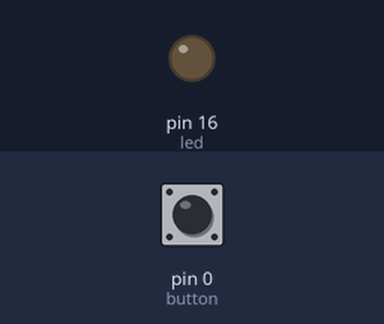
A sketch run on a simulated Arduino Uno, built with avr-gcc and run on an emulated ATmega328P. On the bench: output pins drawn as LEDs (lit = HIGH). Inputs (shaded band) come from the test bench; at power-on: pin 0 (button) HIGH.

Above: at 1.2 s.
1.3 s: pin 0 (button) pulled LOW for 0.15 s
At 2.0 s:
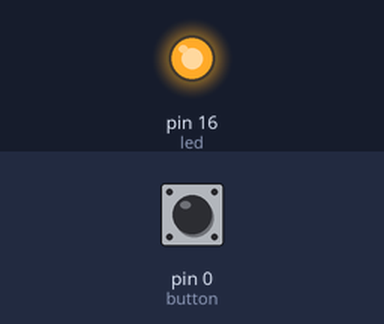
2.9 s: pin 0 (button) pulled LOW for 1 s
At 3.2 s:
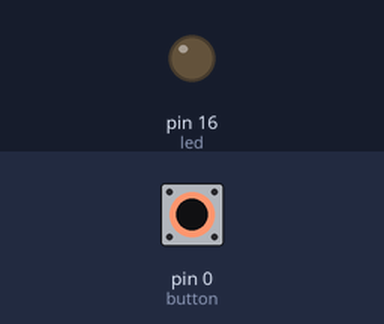
5.4 s: pin 0 (button) pulled LOW for 3.2 s
At 6.3 s:
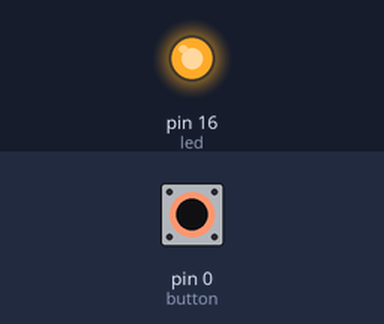
Timing chart, 0 to 8.4 s (numbered marks = the images above; inputs shaded):
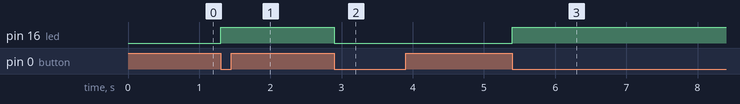

Measured:
- after the input at 1.3 s, pin 16 (led): LOW → HIGH at once
- after the input at 2.9 s, pin 16 (led): HIGH → LOW at once
- after the input at 5.4 s, pin 16 (led): LOW → HIGH at once

The sketch:

push-toggle.ino
```cpp
int button = 0;

int led = 16;

int status = LOW;


void setup(){

pinMode(led, OUTPUT);

pinMode(button, INPUT_PULLUP); // setting the internal Pull up resistor of the button, that is HIGH

}


void loop(){

// Initially the button is unpressed and is HIGH (pull up) and is not equal to LOW therefore

// the inversion will be bypassed and the LED status will be LOW

//If the button is pressed its status will become LOW that means (a) status = (b) status

// Therefore status=!status will inverse and the LED will Light (HIGH)


if (digitalRead(button) == LOW) {

status = !status;

digitalWrite(led, status);

} while(digitalRead(button) == LOW);

delay(50); // keep a small delay

}
```
